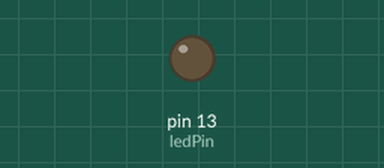
Bench run of a sketch on a simulated Arduino Uno, built with avr-gcc and run on an emulated ATmega328P. On the bench: output pins drawn as LEDs (lit = HIGH).

Above: at 2.3 s.
At 44.8 s:
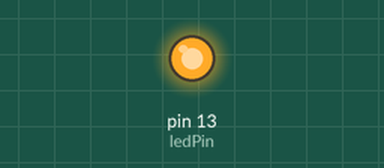
Timing chart, 0 to 46.8 s (numbered marks = the images above):
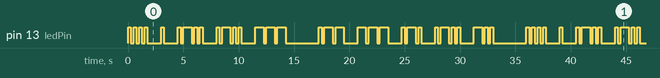

The sketch:

Unique_HELLO_WORLD.ino
```cpp
const int ledPin = 13; // The built-in LED on Arduino Uno
const long dotDelay = 250; // Duration of a dot (in milliseconds)
const long dashDelay = dotDelay * 3; // Duration of a dash (3 times the dot)

void setup() {
  pinMode(ledPin, OUTPUT);
  Serial.begin(9600);
}

void loop() {
  char message[] = "HELLO WORLD";

  for (int i = 0; message[i] != '\0'; i++) {
    char c = toupper(message[i]);

    if (c == ' ') {
      // Space between words (7 dots duration)
      delay(dotDelay * 7);
    } else {
      // Transmit the Morse code for the character
      transmitMorseCode(c);

      // Gap between characters (3 dots duration)
      delay(dotDelay * 3);
    }
  }

  // Gap between messages (7 dots duration)
  delay(dotDelay * 7);
}

void transmitMorseCode(char c) {
  switch (c) {
    case 'A':
      dot();
      dash();
      break;
    case 'B':
      dash();
      dot();
      dot();
      dot();
      break;
    case 'C':
      dash();
      dot();
      dash();
      dot();
      break;
    case 'D':
      dash();
      dot();
      dot();
      break;
    case 'E':
      dot();
      break;
    case 'F':
      dot();
      dot();
      dash();
      dot();
      break;
    case 'G':
      dash();
      dash();
      dot();
      break;
    case 'H':
      dot();
      dot();
      dot();
      dot();
      break;
    case 'I':
      dot();
      dot();
      break;
    case 'J':
      dot();
      dash();
      dash();
      dash();
      break;
    case 'K':
      dash();
      dot();
      dash();
      break;
    case 'L':
      dot();
      dash();
      dot();
      dot();
      break;
    case 'M':
      dash();
      dash();
      break;
    case 'N':
      dash();
      dot();
      break;
    case 'O':
      dash();
      dash();
      dash();
      break;
    case 'P':
      dot();
      dash();
      dash();
      dot();
      break;
    case 'Q':
      dash();
      dash();
      dot();
      dash();
      break;
    case 'R':
      dot();
      dash();
      dot();
      break;
    case 'S':
      dot();
      dot();
      dot();
      break;
    case 'T':
      dash();
      break;
    case 'U':
      dot();
      dot();
      dash();
      break;
    case 'V':
      dot();
      dot();
      dot();
      dash();
      break;
    case 'W':
      dot();
      dash();
      dash();
      break;
    case 'X':
      dash();
      dot();
      dot();
      dash();
      break;
    case 'Y':
      dash();
      dot();
      dash();
      dash();
      break;
    case 'Z':
      dash();
      dash();
      dot();
      dot();
      break;
    default:
      // If the character is not in our Morse code table, ignore it.
      break;
  }

  // Gap between dots and dashes within a character (1 dot duration)
  delay(dotDelay);
}

void dot() {
  digitalWrite(ledPin, HIGH);
  delay(dotDelay);
  digitalWrite(ledPin, LOW);
  delay(dotDelay);
}

void dash() {
  digitalWrite(ledPin, HIGH);
  delay(dashDelay);
  digitalWrite(ledPin, LOW);
  delay(dotDelay);
}
```

Measured:
- by itself, pin 13 (ledPin): moves between LOW and HIGH, repeating every 36.0 s
- by itself, everything shown: repeats every 36.0 s, in 64 steps
